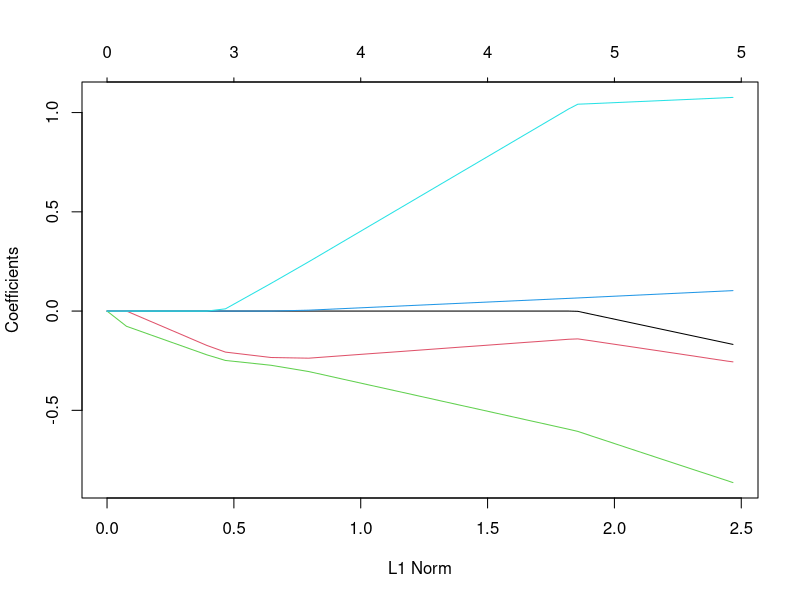

This figure's R source:
##
## SEE slides!
##

library(glmnet)

# do standardization

swiss
names(swiss)

model_glmnet <- glmnet(swiss[, -1], swiss[, 1])
plot(model_glmnet) # give lamda-Error plot. choose lambda! (1se? min? 0(==LSE)?)
model_glmnet
summary(model_glmnet)


# after lasso selection,
# it is highly recommended to fit LSE with remained variables additionally
# (they give different estimate values)

